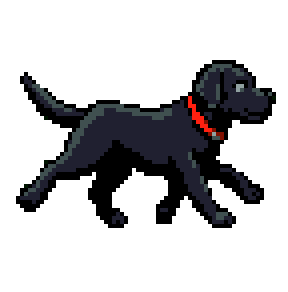
#> input picture examples/labrador-run/frames/frame_0000.png, 72 x 73 px (shown 4 times larger)
$ python ensure_first_frame.py ../examples/labrador-run/frames/frame_0000.png ../examples/labrador-run/frames
#> lines starting #> are read from the running program, lines starting #| are printed output that depends on the picture
#> in main, reference_image is the input picture: PIL image 72x73 RGBA; mean R, G, B, A 6.2, 193.6, 7.5, 67.2
"""Verify frame 0 against the source image and optionally restore it exactly."""

from __future__ import annotations

import argparse
import shutil
from pathlib import Path

from PIL import Image


def parse_color(value: str) -> tuple[int, int, int]:
    value = value.strip().removeprefix("#")
    if len(value) != 6:
        raise argparse.ArgumentTypeError("color must be a 6-digit hex value")
    try:
        return tuple(int(value[i : i + 2], 16) for i in (0, 2, 4))  # type: ignore[return-value]
    except ValueError as exc:
        raise argparse.ArgumentTypeError("color must be a 6-digit hex value") from exc


def distance_sq(a: tuple[int, int, int], b: tuple[int, int, int]) -> int:
    return sum((left - right) ** 2 for left, right in zip(a, b))


def is_key(pixel: tuple[int, int, int], key: tuple[int, int, int], tolerance: int) -> bool:
    dominant = max(range(3), key=lambda index: key[index])
    other_channels = [index for index in range(3) if index != dominant]
    chroma_like = (
        key[dominant] > max(key[index] for index in other_channels) + 30
        and pixel[dominant] >= 48
        and pixel[dominant] > max(pixel[index] for index in other_channels) + 20
    )
    return distance_sq(pixel, key) <= tolerance**2 or chroma_like


def foreground_mae(
    reference: Image.Image,
    candidate: Image.Image,
    key: tuple[int, int, int],
    tolerance: int,
) -> tuple[float, int]:
#> called with key = (0, 255, 0), tolerance = 48
    reference_rgb = reference.convert("RGB")
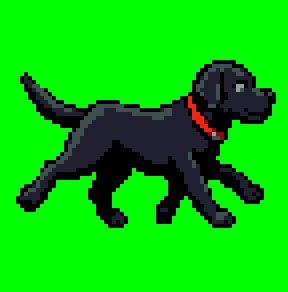
#> reference_rgb: PIL image 72x73 RGB (shown 4 times larger); mean R, G, B 6.2, 193.6, 7.5
    candidate_rgb = candidate.convert("RGB")
    if reference_rgb.size != candidate_rgb.size:
        raise ValueError(
            f"size mismatch: reference={reference_rgb.size} candidate={candidate_rgb.size}"
        )

    total = 0
    count = 0
    for source, actual in zip(reference_rgb.getdata(), candidate_rgb.getdata()):
        if is_key(source, key, tolerance):
            continue
        total += sum(abs(left - right) for left, right in zip(source, actual)) / 3
        count += 1
#> after the loop, count = 1385; total = 0
    return (total / count if count else 0.0, count)


def main() -> None:
    parser = argparse.ArgumentParser(description=__doc__)
    parser.add_argument("reference", type=Path)
    parser.add_argument("frames_dir", type=Path)
    parser.add_argument("--frame-name", default="frame_0000.png")
    parser.add_argument("--threshold", type=float, default=12.0, help="foreground MAE threshold")
    parser.add_argument("--key-color", type=parse_color, default=(0, 255, 0))
    parser.add_argument("--tolerance", type=int, default=48)
    parser.add_argument("--replace", action="store_true")
    parser.add_argument(
        "--pin-last",
        action="store_true",
        help="also verify the last frame and optionally restore it to the reference",
    )
    args = parser.parse_args()

    if not args.reference.is_file():
        raise SystemExit(f"reference not found: {args.reference}")
    frame_zero = args.frames_dir / args.frame_name
    if not frame_zero.is_file():
        raise SystemExit(f"frame 0 not found: {frame_zero}")

    frames = [frame_zero]
    if args.pin_last:
        all_frames = sorted(args.frames_dir.glob("frame_*.png"))
        if not all_frames:
            raise SystemExit(f"no frames found in {args.frames_dir}")
        if all_frames[-1] != frame_zero:
            frames.append(all_frames[-1])

    reference_image = Image.open(args.reference)
    for frame in frames:
        label = "frame 0" if frame == frame_zero else "last frame"
        try:
            mae, pixels = foreground_mae(
                reference_image,
                Image.open(frame),
                args.key_color,
                args.tolerance,
            )
#> mae = 0; pixels = 1385
        except ValueError as exc:
            if not args.replace:
                raise SystemExit(str(exc)) from exc
            mae, pixels = float("inf"), 0

        replaced = False
        if mae > args.threshold or not pixels:
            if args.replace:
                shutil.copyfile(args.reference, frame)
                replaced = True
            else:
                raise SystemExit(
                    f"{label} differs too much: mae={mae:.2f} "
                    f"threshold={args.threshold:.2f}"
                )

        print(
            f"{label}={frame} mae={mae:.2f} threshold={args.threshold:.2f} "
            f"foreground_pixels={pixels} replaced={replaced}"
        )
#| frame 0=../examples/labrador-run/frames/frame_0000.png mae=0.00 threshold=12.00 foreground_pixels=1385 replaced=False


if __name__ == "__main__":
    main()
